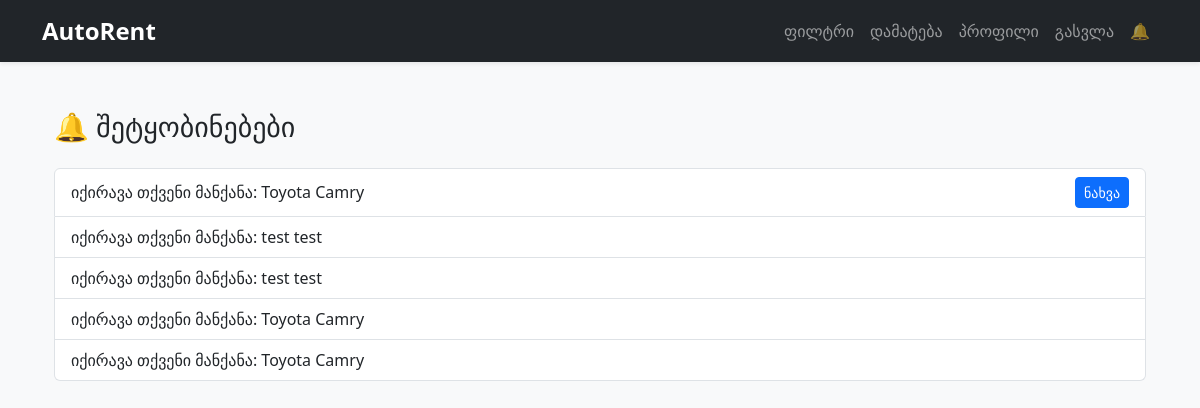
Screenshot of /notifications/ (signed in) with the database file from the repository.
### core/models.py (models this page shows, shortened)
class Notification(models.Model):
    user = models.ForeignKey(settings.AUTH_USER_MODEL, on_delete=models.CASCADE)
    message = models.TextField()
    is_read = models.BooleanField(default=False)
    link = models.URLField(blank=True, null=True)
    created_at = models.DateTimeField(auto_now_add=True)

### core/views.py (the view)
# urls.py: path('notifications/', views.notification_list_view, name='notifications'),
@login_required
def notification_list_view(request):
    notifications = Notification.objects.filter(user=request.user).order_by('-created_at')
    notifications.update(is_read=True)
    return render(request, 'notifications.html', {'notifications': notifications})

### core/context_processors.py (called while the page is built)
def notification_count(request):
    if request.user.is_authenticated:
        count = Notification.objects.filter(user=request.user, is_read=False).count()
        return {'notification_count': count}
    return {'notification_count': 0}

### templates/notifications.html (shortened to what this page needs)
{% extends 'base.html' %}
{% block content %}
<div class="container mt-5">
    <h3 class="mb-4">🔔 შეტყობინებები</h3>
    {% if notifications %}
        <ul class="list-group">
            {% for n in notifications %}
                <li class="list-group-item d-flex justify-content-between align-items-center">
                    {{ n.message }}
                    {% if n.link %}
                        <a href="{{ n.link }}" class="btn btn-sm btn-primary">ნახვა</a>
                    {% endif %}
                </li>
            {% endfor %}
        </ul>
    {% else %}
        <p class="text-muted">შეტყობინებები არ არის.</p>
    {% endif %}
</div>
{% endblock %}

### templates/base.html (style rules this page uses)
body { background-color: #f8f9fa; }

### rows the page displays
Notification: message "იქირავა თქვენი მანქანა: Toyota Camry"
Notification: message "იქირავა თქვენი მანქანა: test test"
Notification: message "იქირავა თქვენი მანქანა: test test"
Notification: message "იქირავა თქვენი მანქანა: Toyota Camry"
Notification: message "იქირავა თქვენი მანქანა: Toyota Camry"
